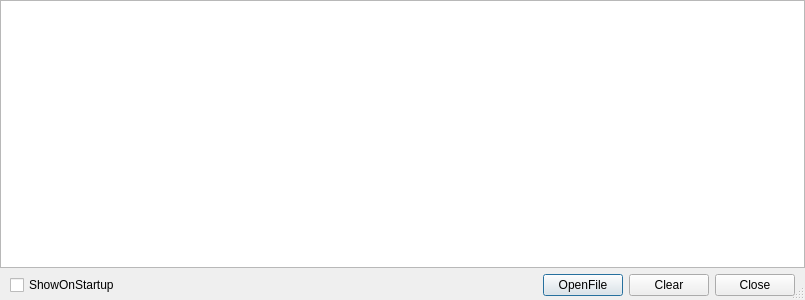
<?xml version="1.0" encoding="UTF-8"?>
<ui version="4.0">
 <class>OBSLogViewer</class>
 <widget class="QDialog" name="OBSLogViewer">
  <property name="geometry">
   <rect>
    <x>0</x>
    <y>0</y>
    <width>805</width>
    <height>300</height>
   </rect>
  </property>
  <property name="windowTitle">
   <string>LogViewer</string>
  </property>
  <property name="sizeGripEnabled">
   <bool>true</bool>
  </property>
  <layout class="QVBoxLayout" name="verticalLayout">
   <property name="leftMargin">
    <number>0</number>
   </property>
   <property name="topMargin">
    <number>0</number>
   </property>
   <property name="rightMargin">
    <number>0</number>
   </property>
   <property name="bottomMargin">
    <number>4</number>
   </property>
   <item>
    <widget class="OBSPlainTextEdit" name="textArea">
     <property name="readOnly">
      <bool>true</bool>
     </property>
    </widget>
   </item>
   <item>
    <layout class="QHBoxLayout" name="buttonLayout">
     <property name="leftMargin">
      <number>10</number>
     </property>
     <property name="topMargin">
      <number>0</number>
     </property>
     <property name="rightMargin">
      <number>10</number>
     </property>
     <property name="bottomMargin">
      <number>0</number>
     </property>
     <item>
      <widget class="QCheckBox" name="showStartup">
       <property name="text">
        <string>ShowOnStartup</string>
       </property>
      </widget>
     </item>
     <item>
      <spacer name="horizontalSpacer">
       <property name="orientation">
        <enum>Qt::Horizontal</enum>
       </property>
       <property name="sizeHint" stdset="0">
        <size>
         <width>40</width>
         <height>20</height>
        </size>
       </property>
      </spacer>
     </item>
     <item>
      <widget class="QPushButton" name="openButton">
       <property name="text">
        <string>OpenFile</string>
       </property>
      </widget>
     </item>
     <item>
      <widget class="QPushButton" name="clearButton">
       <property name="text">
        <string>Clear</string>
       </property>
      </widget>
     </item>
     <item>
      <widget class="QPushButton" name="closeButton">
       <property name="text">
        <string>Close</string>
       </property>
      </widget>
     </item>
    </layout>
   </item>
  </layout>
 </widget>
 <customwidgets>
  <customwidget>
   <class>OBSPlainTextEdit</class>
   <extends>QPlainTextEdit</extends>
   <header>extraqt/plain-text-edit.hpp</header>
  </customwidget>
 </customwidgets>
 <resources>
  <include location="obs.qrc"/>
 </resources>
 <connections>
  <connection>
   <sender>closeButton</sender>
   <signal>clicked()</signal>
   <receiver>OBSLogViewer</receiver>
   <slot>close()</slot>
   <hints>
    <hint type="sourcelabel">
     <x>20</x>
     <y>20</y>
    </hint>
    <hint type="destinationlabel">
     <x>20</x>
     <y>20</y>
    </hint>
   </hints>
  </connection>
  <connection>
   <sender>clearButton</sender>
   <signal>clicked()</signal>
   <receiver>textArea</receiver>
   <slot>clear()</slot>
   <hints>
    <hint type="sourcelabel">
     <x>20</x>
     <y>20</y>
    </hint>
    <hint type="destinationlabel">
     <x>20</x>
     <y>20</y>
    </hint>
   </hints>
  </connection>
 </connections>
</ui>
